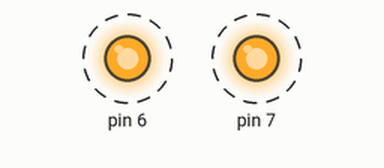
This sketch was run on a simulated Arduino Uno, built with avr-gcc and run on an emulated ATmega328P. Shown: output pins drawn as LEDs (lit = HIGH). Dashed ring = blinking.

Above: at 0.2 s.
Timing chart, 0 to 3.0 s (numbered marks = the images above):
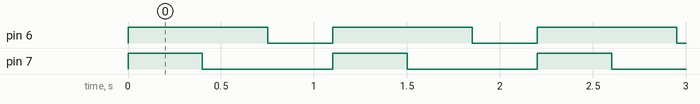

The sketch:

Exercise_7_delay.ino
```cpp
void setup()
{
  pinMode(6, OUTPUT);
  pinMode(7, OUTPUT);


}

void loop()
{
 digitalWrite(6, HIGH);
 digitalWrite(7, HIGH);
 delay(400);
 digitalWrite(6, HIGH);
 digitalWrite(7, LOW);
 delay(350);
 digitalWrite(6, LOW);
 digitalWrite(7, LOW);
 delay(250);
 digitalWrite(6, LOW);
 delay(100);
}
```

Measured:
- by itself, pin 6: alternates HIGH for 0.75 s and LOW for 0.35 s
- by itself, pin 7: alternates HIGH for 0.40 s and LOW for 0.70 s
- by itself, everything shown: repeats every 1.1 s, in 3 steps
